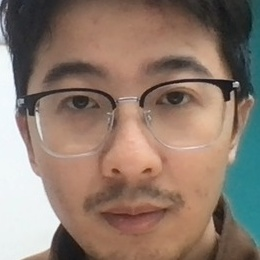
#> input picture database/faces_db/kajsdhu/1.jpg, 260 x 260 px
$ python -i run_emotion_pi4.py   (imports and definitions only)
#> lines starting #> are read from the running program, lines starting #| are printed output that depends on the picture
import os
import cv2
import numpy as np
import tflite_runtime.interpreter as tflite

# Face alignment
# [21 lines left out: function align_and_crop_face, not called in this run]


# Emotion Detector (Pi 4)
class EmotionDetectorPi:
    def __init__(self):
        self.emotions = ["angry", "disgust", "fear", "happy", "sad", "surprise", "neutral"]

        # Haar face detector
        self.face_detector = cv2.CascadeClassifier(
            cv2.data.haarcascades + "haarcascade_frontalface_default.xml"
        )

        # Load normalization
        self.TRAIN_MEAN = np.load("train_mean.npy")
        self.TRAIN_STD = np.load("train_std.npy")

        # Load TFLite model - 尝试多个可能的文件名
        model_paths = ["fer_pi4.tflite", "fer.tflite"]
        model_loaded = False

        for model_path in model_paths:
            if os.path.exists(model_path):
                try:
                    print(f"[*] 加载模型文件: {model_path}")
                    self.interpreter = tflite.Interpreter(model_path=model_path)
                    self.interpreter.allocate_tensors()
                    self.input_details = self.interpreter.get_input_details()
                    self.output_details = self.interpreter.get_output_details()
                    model_loaded = True
                    print(f"[✓] 模型加载成功: {model_path}")
                    break
                except Exception as e:
                    print(f"[!] 加载 {model_path} 失败: {e}")
                    continue

        if not model_loaded:
            raise FileNotFoundError(f"未找到表情识别模型文件。请确保以下文件之一存在: {', '.join(model_paths)}")

        print("Pi 4 Emotion system ready")

    # Face detect
    # [85 lines left out: functions detect_faces, predict, run, not called in this run]


# [2 lines not run here, left out]

>>> import cv2
>>> picture = cv2.imread('database/faces_db/kajsdhu/1.jpg', cv2.IMREAD_GRAYSCALE)
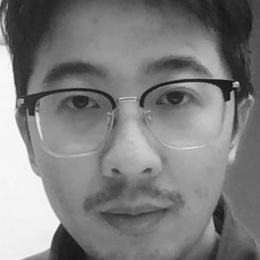
#> picture: shape (260, 260); min 13, max 252, mean 126.8
#> (the run stopped early here; a loop or call above may not have finished)

$ run again, on database/faces_db/kajsdhu/2.jpg
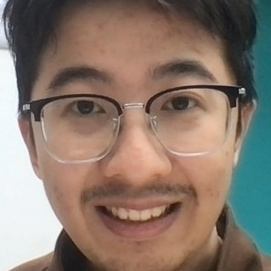
#> input picture database/faces_db/kajsdhu/2.jpg, 271 x 271 px
#> `picture = cv2.imread('database/faces_db/kajsdhu/1.jpg', cv2.IMREAD_GRA..`:
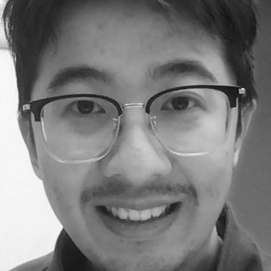
#> picture: shape (271, 271); min 15, max 253, mean 124.1

$ run again, on database/faces_db/kajsdhu/3.jpg
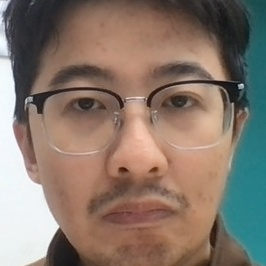
#> input picture database/faces_db/kajsdhu/3.jpg, 266 x 266 px
#> `picture = cv2.imread('database/faces_db/kajsdhu/1.jpg', cv2.IMREAD_GRA..`:
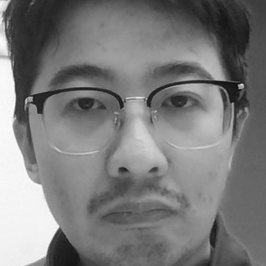
#> picture: shape (266, 266); min 7, max 254, mean 122.9
